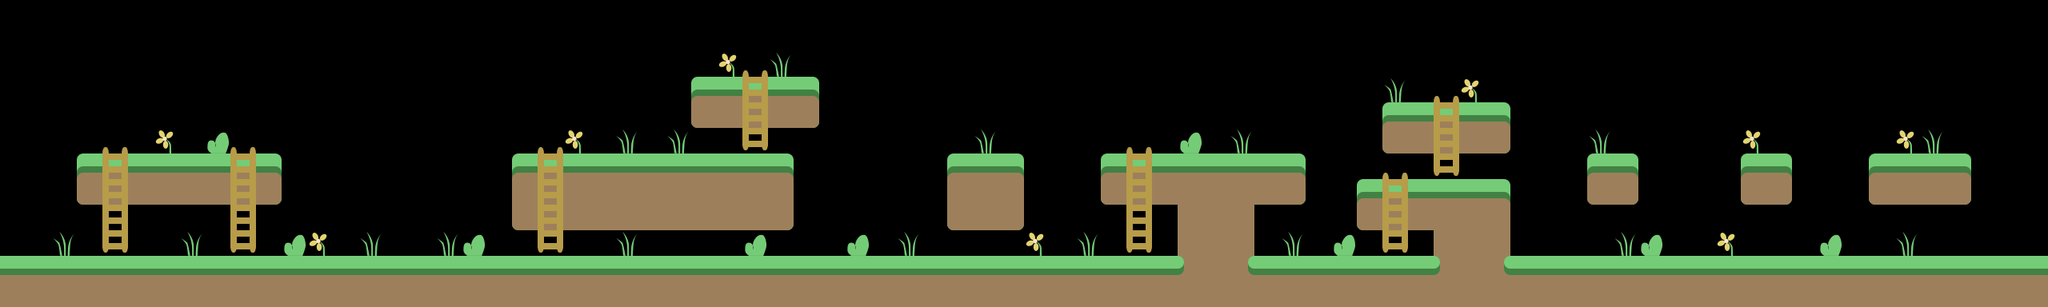

A 2D game scene composited from a Tiled map and its tileset images. What follows is a short description and the map's XML, with each tile layer's data collapsed to a summary:
An orthogonal 80x12 tile map with 32x32 px tiles, 3 tile layers (ground, deco, ladders).

<map version="1.0" orientation="orthogonal" renderorder="left-down" width="80" height="12" tilewidth="32" tileheight="32" nextobjectid="1">
 <tileset firstgid="1" source="tileset.tsx" />
 <layer name="ground" width="80" height="12">
  <data>[960 cells, 291 non-empty, 13 distinct tile ids]</data>
 </layer>
 <layer name="deco" width="80" height="12">
  <data>[960 cells, 36 non-empty, 3 distinct tile ids]</data>
 </layer>
 <layer name="ladders" width="80" height="12">
  <data>[960 cells, 32 non-empty, 3 distinct tile ids]</data>
 </layer>
</map>
